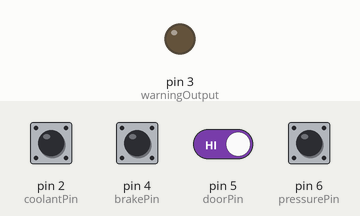
Simulated run of this sketch. Board: Arduino Uno, built with avr-gcc and run on an emulated ATmega328P. Shown: output pins drawn as LEDs (lit = HIGH). Inputs (shaded band) come from the test bench; at power-on: pin 2 (coolantPin), pin 4 (brakePin), pin 5 (doorPin), pin 6 (pressurePin) HIGH.

Above: at 1.2 s.
1.3 s: pin 2 (coolantPin) pulled LOW for 0.15 s
At 1.37 s:
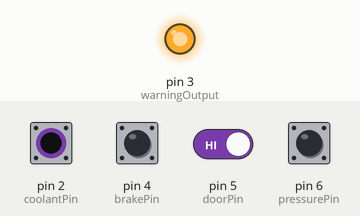
2.9 s: pin 5 (doorPin) driven LOW
At 3.7 s:
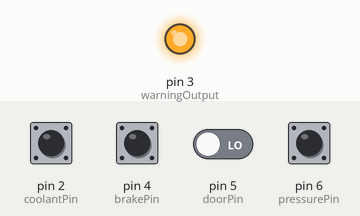
4.4 s: pin 5 (doorPin) driven HIGH
At 4.8 s:
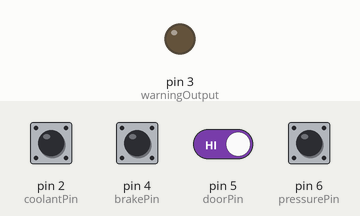
Timing chart, 0 to 7.4 s (numbered marks = the images above; inputs shaded):
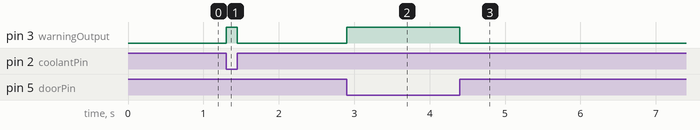

Measured:
- after the input at 1.3 s, pin 3 (warningOutput): LOW → HIGH at once, → LOW 0.15 s later
- after the input at 2.9 s, pin 3 (warningOutput): LOW → HIGH at once
- after the input at 4.4 s, pin 3 (warningOutput): HIGH → LOW at once

The sketch:

main.ino
```cpp
#include <Arduino.h>

const int coolantPin = 2;
const int brakePin = 4;
const int doorPin = 5;
const int pressurePin = 6;

const int warningOutput = 3;

void setup() {
  pinMode(coolantPin, INPUT_PULLUP);
  pinMode(brakePin, INPUT_PULLUP);
  pinMode(doorPin, INPUT_PULLUP);
  pinMode(pressurePin, INPUT_PULLUP);

  pinMode(warningOutput, OUTPUT);
}

void loop() {

  bool coolantFault = (digitalRead(coolantPin) == LOW);
  bool brakeFault = (digitalRead(brakePin) == LOW);
  bool doorFault = (digitalRead(doorPin) == LOW);
  bool pressureFault = (digitalRead(pressurePin) == LOW);

  bool systemFault =
      coolantFault ||
      brakeFault ||
      doorFault ||
      pressureFault;

  digitalWrite(warningOutput, systemFault);
}
```
